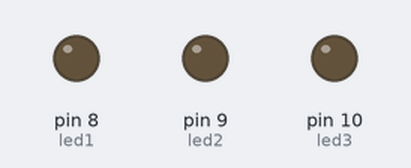
Bench run of a sketch on a simulated Arduino Uno, built with avr-gcc and run on an emulated ATmega328P. On the bench: output pins drawn as LEDs (lit = HIGH). What the sketch prints to the serial monitor is not drawn.

Above: at 4.0 s.
At 9.0 s:
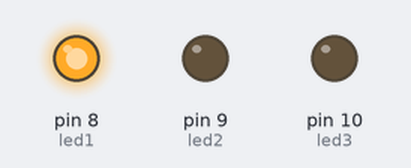
At 11.0 s:
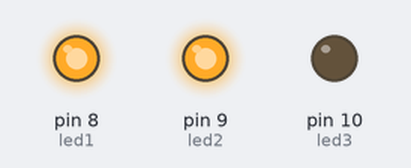
At 16.5 s:
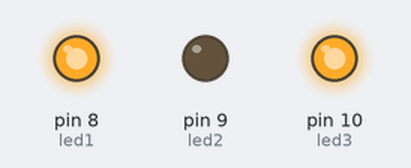
At 20.0 s:
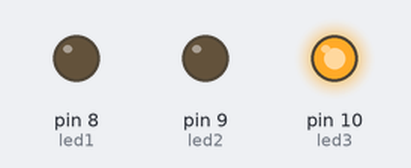
Timing chart, 0 to 28.6 s (numbered marks = the images above):
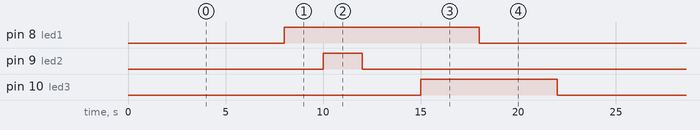

Measured:
- by itself, pin 8 (led1): alternates HIGH for 10.0 s and LOW for 12.0 s
- by itself, pin 9 (led2): alternates HIGH for 2.0 s and LOW for 20.0 s
- by itself, pin 10 (led3): alternates HIGH for 7.0 s and LOW for 15.0 s

The sketch:

FarinangoRafael_SIMULACION4.4_SE.ino
```cpp
/*
 * CAPITULO IV: PERIFERICOS ESPECIALES
 * CODIGO 17: USO DE TIMER 1
 * OBJETIVO: MANEJO DE LUCES LED EN DIFERENTES TIEMPOS CONTROLADOS POR TIMER 1
 * NOMBRE: RAFAEL FARINANGO
 * FUNCIONES:     Timer1.initialize(1000000); 1M = 1seg
 *                Timer.pwm(pin,dutty)
 */

#include <TimerOne.h>

const int led1 = 8;
const int led2 = 9;
const int led3 = 10;
int cont = 0;


void setup() {
  Serial.begin(9600);
  Timer1.initialize(1000000);         //configura timer a 1 seg
  Timer1.attachInterrupt(subrutina);  //interrupcion de timer
  pinMode(led1,OUTPUT);
  pinMode(led2,OUTPUT);
  pinMode(led3,OUTPUT);
}


void loop() {
  Serial.println("PROGRAMA PRINCIPAL");
  delay(300);
}


void subrutina(){
  cont++;
  switch(cont){
    case 8:       //en 8 seg enciende el led 1
      digitalWrite(led1,HIGH);
    break;
    case 10:
      digitalWrite(led2,HIGH);
    break;
    case 12:
      digitalWrite(led2,LOW);
    break;
    case 15:
      digitalWrite(led3,HIGH);
    break;
    case 18:
      digitalWrite(led1,LOW);
    break;
    case 22:
      digitalWrite(led3,LOW);
      cont = 0;
    break;
  }
}
```
